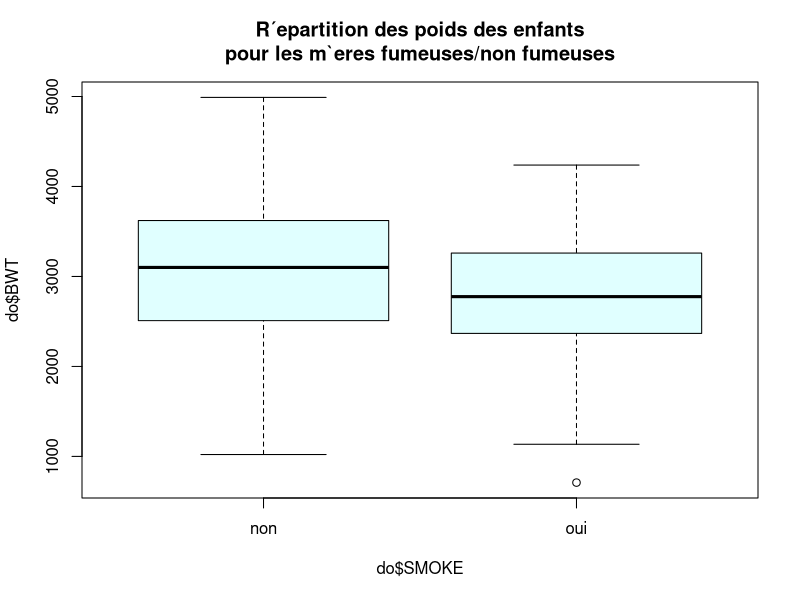
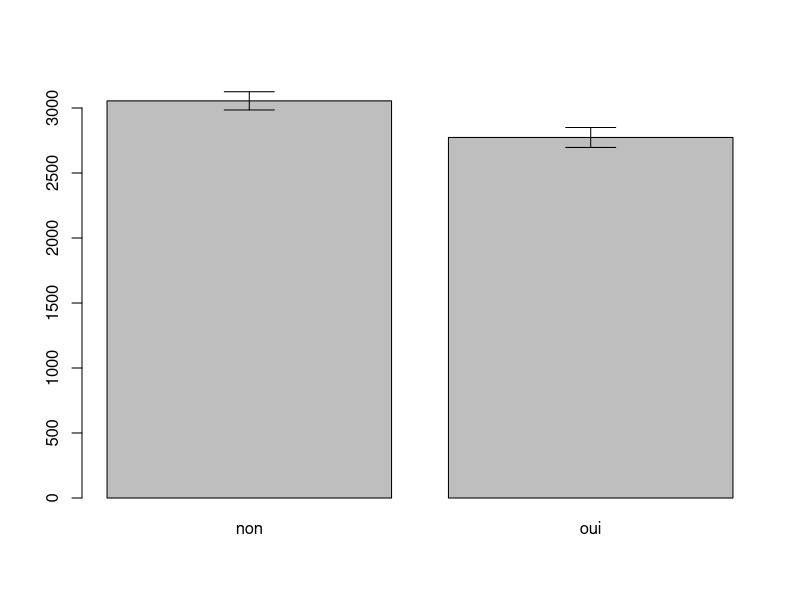

These charts were generated, in order, by the following R code:
## ---- chunk 1
do <- read.table("naissances.txt", header = TRUE)
## ---- chunk 2
boxplot(do$BWT ~ do$SMOKE, main = "R´epartition des poids des enfants
pour les m`eres fumeuses/non fumeuses", col = "lightcyan")
## ---- chunk 3
mean(do$BWT)
mean(table(do$SMOKE))
var(do$BWT)
var(table(do$SMOKE))
sd(do$BWT)
sd(table(do$SMOKE))
length(do$BWT)
length(do$SMOKE)
## ---- chunk 4
varfacteur <- split(do$BWT, do$SMOKE) # remplacer la variable par la variable quantitative et le facteur par la variable qualitative
varfacteur
mg <- sapply(varfacteur, mean) # Calcul des moyennes par groupes
mg
x <- barplot(mg, ylim = c(0, 3200))
n <- sapply(varfacteur, length) # Calcul des effectifs par groupes
n
sapply(varfacteur, sd) # Calcul des ´ecarts-types par groupes
sem <- sapply(varfacteur, sd) / sqrt(n) # Calcul des erreurs standards par groupes
sem
arrows(x[1], mg[1] - sem[1], x[1], mg[1] + sem[1], angle = 90, code = 3)
arrows(x[2], mg[2] - sem[2], x[2], mg[2] + sem[2], angle = 90, code = 3)
## ---- chunk 5
X <- varfacteur$oui
Y <- varfacteur$non

s <- sqrt(((length(X) - 1) * + (length(Y) - 1) * sd(Y)^2) / length(X) + length(Y) - 2)
s

t <- (mean(X) - mean(Y)) / (s * sqrt(1 / length(X) + 1 / length(Y)))
t


t.test(varfacteur$oui, varfacteur$non, var.equal = TRUE)
## ---- chunk 6
var.test(varfacteur$oui, varfacteur$non)
## ---- chunk 7
shapiro.test(varfacteur$oui)
shapiro.test(varfacteur$non)
